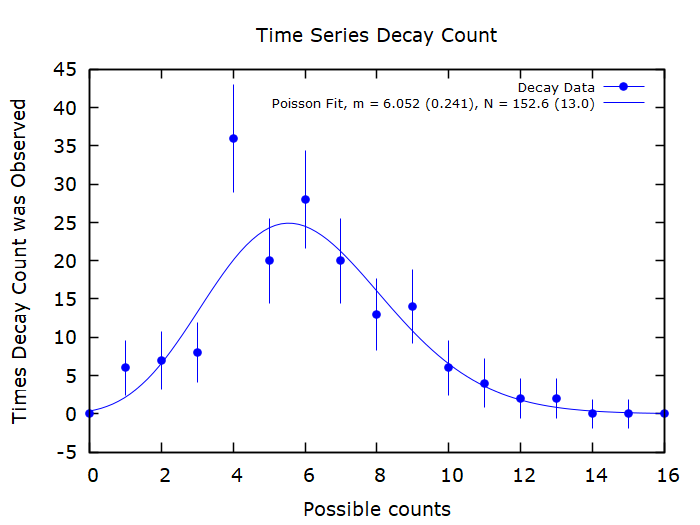

Write gnuplot code to recreate this figure.

# Gnuplot script file for plotting data
# This file is called tsd.plt
set title 'Time Series Decay Count'
set xlabel 'Possible counts'
set ylabel 'Times Decay Count was Observed'
set xr [:16]
set ticslevel  0
set origin 0,0
set pointsize 1.25
set bar small
set key top right
set key font ",10"
f(x) = N*(m**x)*(exp(-m)/gamma(x+1))
N=166
fit f(x) "tsd_mb.dat" using 1:2:(1+sqrt($2+0.75)) via m, N
plot "tsd_mb.dat" using 1:2:(1+sqrt($2+0.75)) with yerrorbars title 'Decay Data' lt 7 lc "blue", \
   f(x) title 'Poisson Fit, m = 6.052 (0.241), N = 152.6 (13.0)' lc "blue"
